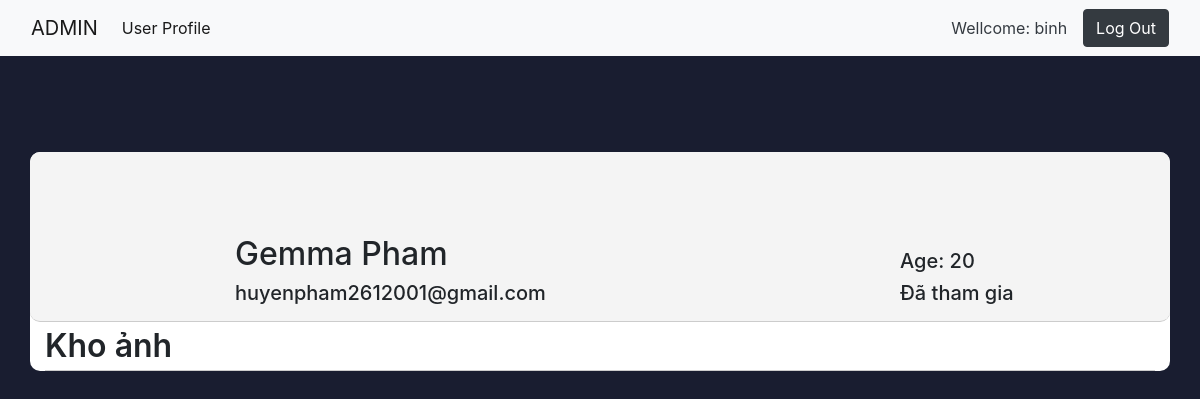
The page /admin/ad-albumuser.php?email=huyenpham2612001@gmail.com (signed in) on the database its author committed.
### tables this page shows
CREATE TABLE `avt_images` (
  `id` int(11) NOT NULL,
  `email` varchar(50) NOT NULL,
  `file_name` varchar(255) NOT NULL,
  `uploaded_on` datetime NOT NULL,
  `status` enum('1','0') NOT NULL DEFAULT '1'
);

CREATE TABLE `users` (
  `id` int(11) NOT NULL,
  `firstname` varchar(30) NOT NULL,
  `lastname` varchar(30) NOT NULL,
  `age` int(11) NOT NULL,
  `email` varchar(100) NOT NULL,
  `password` varchar(250) NOT NULL,
  `status` int(11) NOT NULL DEFAULT 0,
  `email_verification_link` varchar(255) NOT NULL,
  `email_verified_at` timestamp NULL DEFAULT NULL,
  `description` varchar(500) DEFAULT 'Hãy giới thiệu đôi điều về bạn'
);

### admin/ad-albumuser.php (the view, shortened to what this page needs)
<?php
    $email_user = $_GET['email'];
    require_once('../config/connect_db.php');
?>
<!DOCTYPE html>
<html lang="en">
<head>
    <link rel="stylesheet" href="https://cdnjs.cloudflare.com/ajax/libs/font-awesome/6.0.0-beta3/css/all.min.css"
 />
    <link rel="stylesheet" href="./css/bootstrap.min.css">
    <link rel="stylesheet" href="./css/css-admin.css">
</head>
<body>
    <nav class="navbar navbar-expand-lg navbar-light bg-light navbar-admin">
        <div class="container-fluid">
            <a class="navbar-brand" href="./index.php">ADMIN</a>
            <div class="collapse navbar-collapse" id="navbarSupportedContent">
                <ul class="navbar-nav me-auto mb-2 mb-lg-0 active">
                    <li class="nav-item">
                        <a class="nav-link active" aria-current="page" href="#">User Profile</a>
                    </li>
                </ul>
            </div>
            <div class="navbar__user me-3">
                <?php
                    if(isset($_SESSION['adLoginOK'])) {
                        echo '<li class="nav-item navbar__item">';
                        echo "<a class='nav-link navbar__link text-dark'>Wellcome: ".$_SESSION['adLoginOK']."</a>";
                        echo '</li>';
                    }
                ?>
            </div>
            <a href="./ad-process-logout.php" class="btn btn-dark">Log Out</a>
        </div>
    </nav>
    <div class="main">
        <div id="background" style="background-color: #191d30;">
            <div class="user-content container">
                <div class="user-infor row">
                    <div class="user__avatar col-lg-2 col-md-3">
                        <div class="user__avatar-img text-center">
                            <?php
                                $sql="SELECT * FROM avt_images where Email='$email_user' ORDER BY uploaded_on DESC LIMIT 1";
                                $result = mysqli_query($conn,$sql);
                                ?>
                            <?php
                                if(mysqli_num_rows($result)){
                                    while($row=mysqli_fetch_assoc($result)){
                                        $avatarURL = '../user/personal-page-user/upload-avt/data_upload/'.$row["file_name"];
                            ?>
                            <div class="avatar-user rounded-circle" style="background-image: url(<?php echo $avatarURL; ?>) "></div>
                            <?php
                                    }
                                }
                            ?>
                        </div>
                    </div>
                    <?php
                        $sql = "SELECT firstname,lastname,age,email,email_verified_at FROM users WHERE email='$email_user'";
                        $result = mysqli_query($conn,$sql);
                        if(mysqli_num_rows($result)) {
                            $row = mysqli_fetch_assoc($result);
                    ?>
                    <div class="user__account col-lg-7 col-md-7 mb-2 ms-4">
                        <div class="user__name">
                            <h2>
                                <?php echo $row["firstname"].' '.$row["lastname"]?>
                            </h2>
                        </div>
                        <div class="user__email">
                            <h5>
                                <?php echo $email_user ?>
                            </h5>
                        </div>
                    </div>
                    <div class="user__count col-lg-3 col-md-2 mb-2">
                        <h5>Age: <?php echo $row["age"]?></h5>
                        <h5>Đã tham gia
                        </h5>
                        <?php
                        }
                    ?>
                    </div>
                </div>
                <div class="user-img">
                    <div class="user-img__title" style="border-bottom: 1px solid #ccc;">
                        <span style="font-size: 32px; font-weight:600">
                            Kho ảnh
                        </span>
                    </div>
                </div>
            </div>
        </div>
    </div>
</body>

### admin/css/css-admin.css (style rules this page uses)
.navbar-admin { position: fixed; top: 0; left: 0; right: 0; z-index: 2; background-color: #ccc; }
.navbar__user { list-style: none; }
.navbar__item { color: #fff; }
.navbar__link { text-decoration: none; }
#background { padding-top: 52px; min-height: 800px; }
.user-content { height: 80%; border-radius: 10px; background-color: #fff; margin-top: 100px; }
.user-infor { height: 170px; border-bottom: 1px solid #ccc; background-color: #f4f4f4; border-radius: 10px; }
.user__avatar { display: flex; justify-content: end; }
.avatar-user { background-repeat: no-repeat; background-position: center; background-size: cover; box-sizing: border-box; padding-top: 100%; }
.user__avatar-img { margin-top: 40px; width: 72%; }
.user__account, .user__count { display: flex; flex-direction: column; justify-content: flex-end; }

### rows shown on the page
users: firstname "Gemma", lastname "Pham", age "20"

### other values the page prints
$_SESSION['adLoginOK'] "binh"
$email_user "huyenpham2612001@gmail.com"
